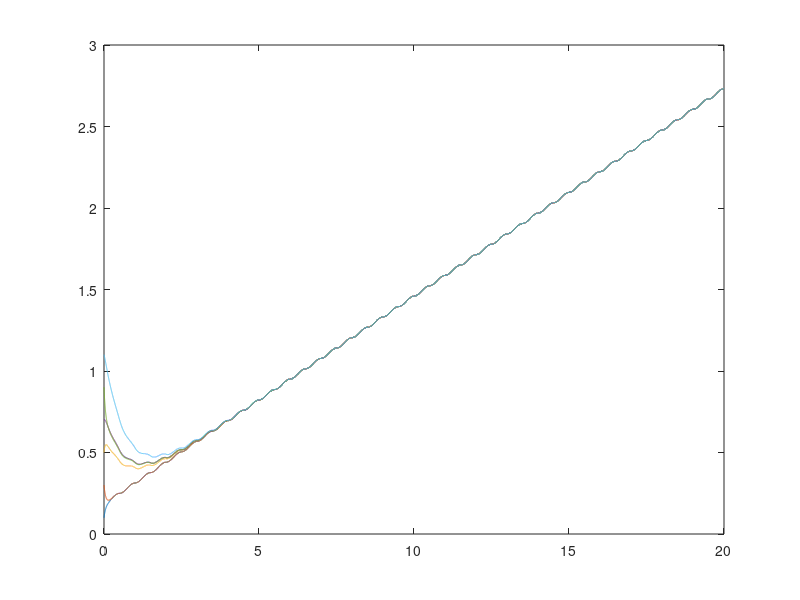
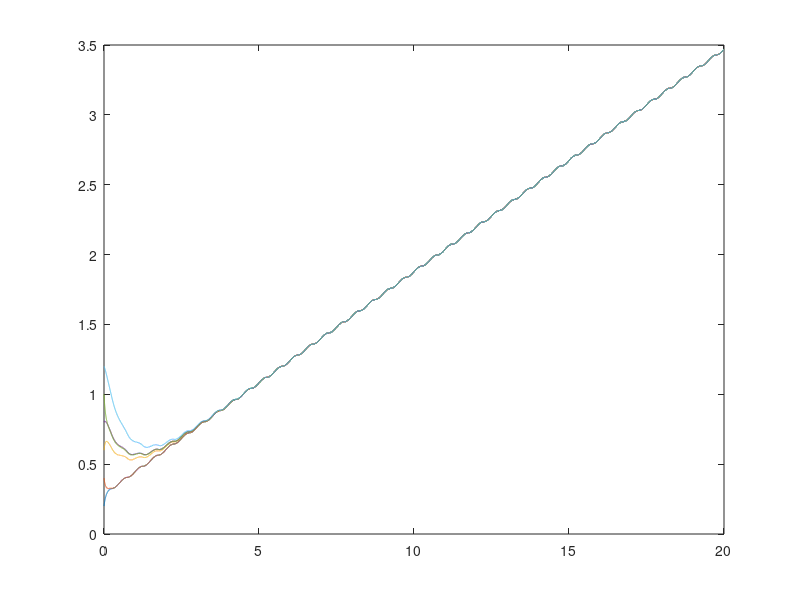

These figures' MATLAB source, in order:
A=5*[-1.5,1.5,0,0,0,0;2,-2,0,0,0,0;0.9,0,-2.8,0,1.9,0;0,1.2,0,-2.5,0,1.3;0,0,1.4,1.8,-3.2,0;0,0,0,0,0.7,-0.7]; %-Ln
X=[0.1;0.3;0.5;0.7;0.9;1.1];
tao=[0.2 ;0.4 ;0.6 ;0.8;1.0;1.2];
t=0:0.001:20;
for n=1:length(t)
     for i=1:size(A)
        u(i,n)=0;
        utao(i,n)=0;
        for j=1:size(A)
            u(i,n)=u(i,n)-A(i,j)*(X(i,n)-X(j,n));
            utao(i,n)= utao(i,n)-A(i,j)*(tao(i,n)-tao(j,n));
        end
        u(i,n)=u(i,n)+abs(1/5*sin(2*pi*0.001*(n-1)));
        utao(i,n)=utao(i,n)+abs(1/4*cos(2*pi*0.001*(n-1)));
        X(i,n+1)=X(i,n)+u(i,n)*0.001;
        tao(i,n+1)=tao(i,n)+utao(i,n)*0.001;
     end
end
[row,col]=size(X);
figure(1);
for i=1:row
    plot(t,X(i,1:col-1));
    hold on;
end
hold off
figure(2);
for i=1:row
    plot(t,tao(i,1:col-1));
    hold on;
end
hold off
